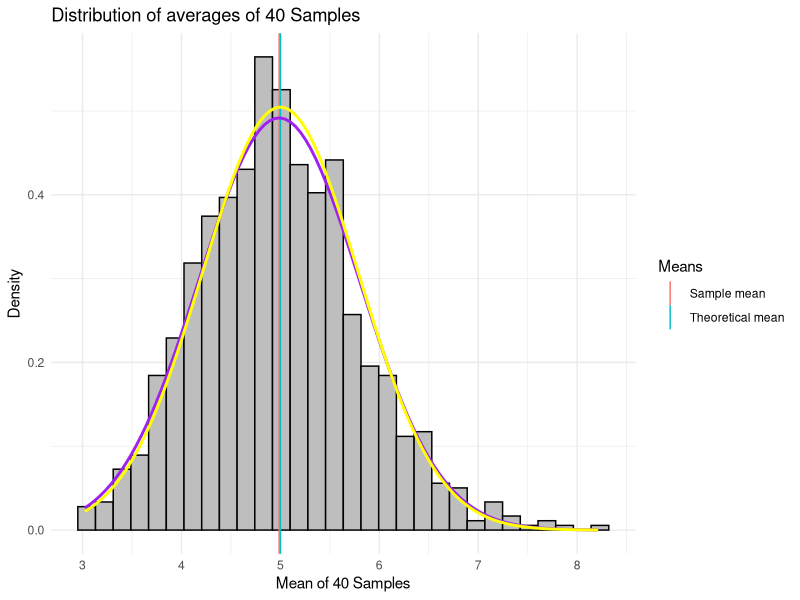

Generate this figure with R:
## ---- chunk 1
knitr::opts_chunk$set(echo = TRUE, results = "hold")
## ---- chunk 2
library(data.table)
library(ggplot2)
## ---- chunk 3
  simulations <- 1000
  lambda <- 0.2
  quantile <- 1.96
  n <- 40 
  set.seed(1000) 
## ---- chunk 4
  data <- matrix(rexp(n * simulations, rate = lambda), simulations)
  #Mean of each row of the matrix
  row.mean <- rowMeans(data)
## ---- chunk 5
  sample.mean <- mean(row.mean)
  theoretical.mean <- 1 / lambda
  print(paste("Sample mean:", sample.mean))
  print(paste("Theoretical mean:", theoretical.mean))
## ---- chunk 6
  sample.variance <- var(row.mean)
  theoretical.variance  <- (1 / lambda)^2 / (n) 
  print(paste("Sample variance:", sample.variance))
  print(paste("Theoretical variance:", theoretical.variance))
  
## ---- chunk 7
  sample.sd <- sd(row.mean)
  theoretical.sd  <- 1/(lambda * sqrt(n))
  print(paste("Sample standard deviation:", sample.sd))
  print(paste("Theoretical standard deviation:", theoretical.sd))
## ---- chunk 8
  plotdata <- data.frame(row.mean)
  histogram <- ggplot(plotdata, aes(x = row.mean))
  histogram <- histogram + geom_histogram(aes(y=..density..), colour="black",
                          fill = "grey")
  histogram <- histogram + labs(title = "Distribution of averages of 40 Samples", x = "Mean of 40 Samples", y = "Density", color = "Means") 
  histogram <- histogram + geom_vline(aes(xintercept = sample.mean, colour = "Sample mean"))
  histogram <- histogram + geom_vline(aes(xintercept = theoretical.mean, colour = "Theoretical mean"))
  histogram <- histogram + stat_function(fun = dnorm, args = list(mean = sample.mean, sd = sample.sd), color = "purple", size = 1.0)
  histogram <- histogram + stat_function(fun = dnorm, args = list(mean = theoretical.mean, sd = theoretical.sd), colour = "yellow", size = 1.0)
  histogram <- histogram + theme_minimal()
  print(histogram)
## ---- chunk 9

  sample.ci <- round (mean(row.mean) + c(-1,1)*1.96*sd(row.mean)/sqrt(n),3)
  theoretical.ci <- theoretical.mean + c(-1,1) * 1.96 * sqrt(theoretical.variance)/sqrt(n)
  print(paste("Sample confidence interval:", sample.ci))
  print(paste("Theoretical confidence intercal:", theoretical.ci))
